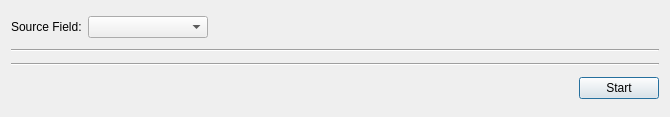
<?xml version="1.0" encoding="UTF-8"?>
<ui version="4.0">
 <class>Dialog</class>
 <widget class="QDialog" name="Dialog">
  <property name="geometry">
   <rect>
    <x>0</x>
    <y>0</y>
    <width>670</width>
    <height>117</height>
   </rect>
  </property>
  <property name="windowTitle">
   <string>Google Image Batch Downloader for Anki</string>
  </property>
  <layout class="QVBoxLayout" name="verticalLayout">
   <item>
    <layout class="QHBoxLayout" name="horizontalLayout">
     <item>
      <widget class="QLabel" name="label">
       <property name="text">
        <string>Source Field:</string>
       </property>
      </widget>
     </item>
     <item>
      <widget class="QComboBox" name="srcField">
       <property name="minimumSize">
        <size>
         <width>120</width>
         <height>0</height>
        </size>
       </property>
      </widget>
     </item>
     <item>
      <spacer name="horizontalSpacer">
       <property name="orientation">
        <enum>Qt::Horizontal</enum>
       </property>
       <property name="sizeHint" stdset="0">
        <size>
         <width>40</width>
         <height>20</height>
        </size>
       </property>
      </spacer>
     </item>
    </layout>
   </item>
   <item>
    <widget class="Line" name="line">
     <property name="orientation">
      <enum>Qt::Horizontal</enum>
     </property>
    </widget>
   </item>
   <item>
    <layout class="QGridLayout" name="gridLayout" columnstretch="0"/>
   </item>
   <item>
    <widget class="Line" name="line_2">
     <property name="orientation">
      <enum>Qt::Horizontal</enum>
     </property>
    </widget>
   </item>
   <item>
    <layout class="QHBoxLayout" name="horizontalLayout_3">
     <item>
      <spacer name="horizontalSpacer_2">
       <property name="orientation">
        <enum>Qt::Horizontal</enum>
       </property>
       <property name="sizeHint" stdset="0">
        <size>
         <width>40</width>
         <height>20</height>
        </size>
       </property>
      </spacer>
     </item>
     <item>
      <widget class="QPushButton" name="pushButton">
       <property name="text">
        <string>Start</string>
       </property>
      </widget>
     </item>
    </layout>
   </item>
  </layout>
 </widget>
 <resources/>
 <connections>
  <connection>
   <sender>pushButton</sender>
   <signal>clicked()</signal>
   <receiver>Dialog</receiver>
   <slot>accept()</slot>
   <hints>
    <hint type="sourcelabel">
     <x>513</x>
     <y>283</y>
    </hint>
    <hint type="destinationlabel">
     <x>453</x>
     <y>260</y>
    </hint>
   </hints>
  </connection>
 </connections>
</ui>
